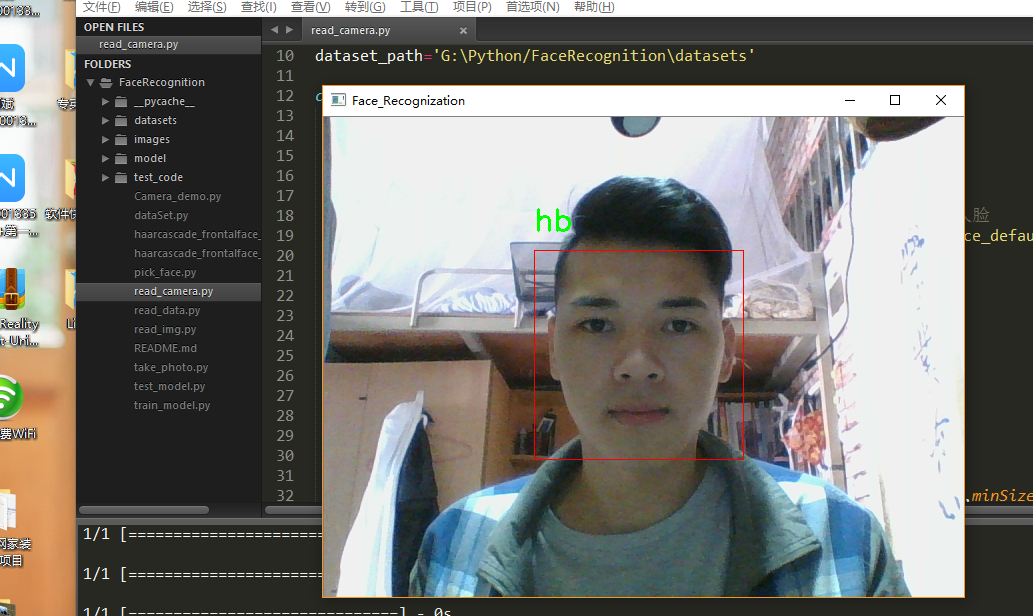
#> input picture hb.jpg, 1033 x 616 px, given in place of the camera
$ python demo2.py
#> lines starting #> are read from the running program, lines starting #| are printed output that depends on the picture; after the words box and inside, x2 and y2 are one past the last pixel; in counts of white or black regions, pixels touching at a corner belong together
import cv2
import numpy as np
cv2.namedWindow("test")#命名一个窗口
cap=cv2.VideoCapture(0)#打开1号摄像头
success, frame = cap.read()#读取一桢图像，前一个返回值是是否成功，后一个返回值是图像本身
#> frame is the input picture: shape (616, 1033, 3); mean B, G, R 116.2, 119.6, 120.2
color = (0,0,0)#设置人脸框的颜色
classfier=cv2.CascadeClassifier(r'haarcascade_frontalface_default.xml')#定义分类器
while success:
    success, frame = cap.read()
    size=frame.shape[:2]#获得当前桢彩色图像的大小
#> size = (616, 1033)
    image=np.zeros(size,dtype=np.float16)#定义一个与当前桢图像大小相同的的灰度图像矩阵
    image = cv2.cvtColor(frame, cv2.COLOR_BGR2GRAY)#将当前桢图像转换成灰度图像（这里有修改）
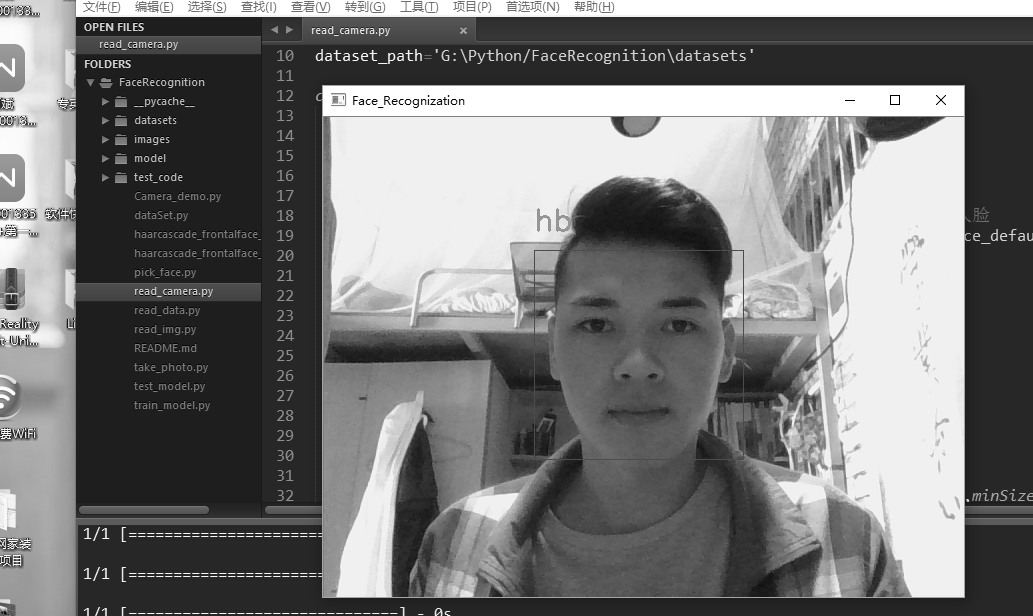
#> image: shape (616, 1033); min 0, max 255, mean 119.4
    cv2.equalizeHist(image, image)#灰度图像进行直方图等距化
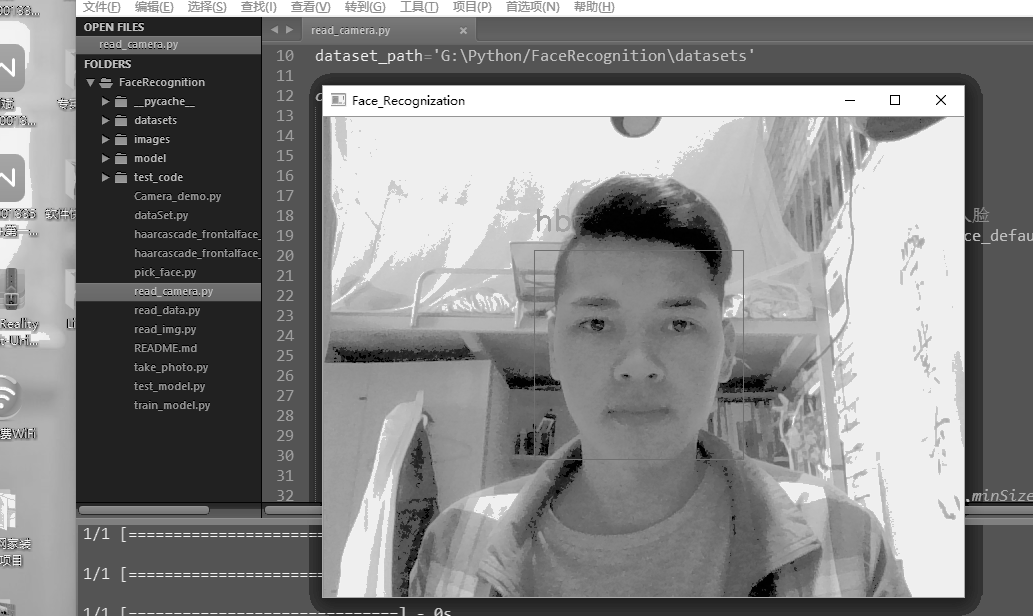
#> image: shape (616, 1033); min 0, max 255, mean 134.3
    #如下三行是设定最小图像的大小
    divisor=8
    h, w = size
#> h = 616; w = 1033
    minSize=(round(w/divisor), round(h/divisor))#这里加了一个取整函数
#> minSize = (129, 77)
    faceRects = classfier.detectMultiScale(image, 1.2, 5,minSize=(5,5))#人脸检测
#> faceRects = [[532, 245, 212, 212]]
    if len(faceRects)>0:#如果人脸数组长度大于0
        for faceRect in faceRects: #对每一个人脸画矩形框
                x, y, w, h = faceRect
                cv2.rectangle(frame, (x, y), (x+w, y+h), color)
#> this loop made 1 pass
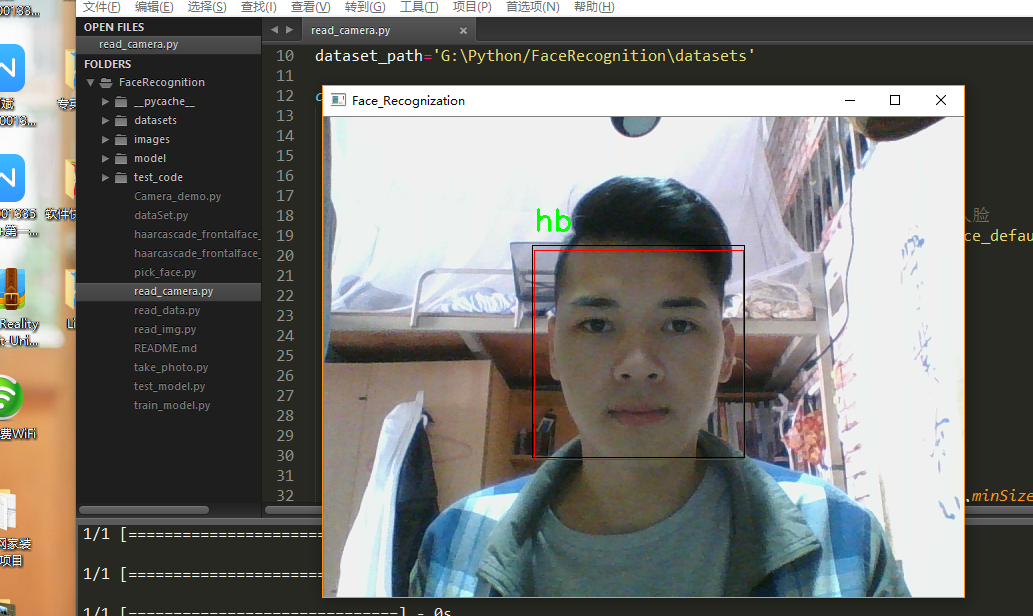
#> frame: shape (616, 1033, 3); 0.13% of pixels changed, all inside (x1, y1, x2, y2) = (532, 245, 745, 458)
    cv2.imshow("test", frame)#显示图像
    key=cv2.waitKey(10)
#> (key Esc is pressed here)
    c = chr(key & 255)
    if c in ['q', 'Q', chr(27)]:
        break
cv2.destroyWindow("test")

$ run again, on hb1.jpg
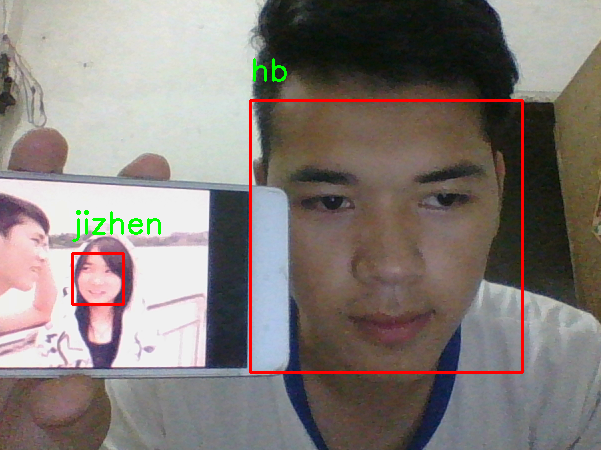
#> input picture hb1.jpg, 601 x 450 px, given in place of the camera
#> frame is the input picture: shape (450, 601, 3); mean B, G, R 119.8, 123.9, 132.2
#> `cv2.equalizeHist(image, image)#灰度图像进行直方图等距化`:
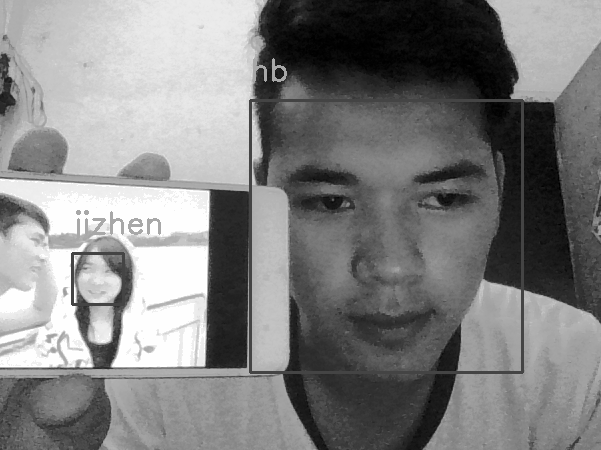
#> image: shape (450, 601); min 0, max 255, mean 128.7
#> faceRects = [[73, 253, 51, 51], [240, 92, 288, 288]]
#> the loop `for faceRect in faceRects:` made 2 passes
#> after the loop `for faceRect in faceRects:`:
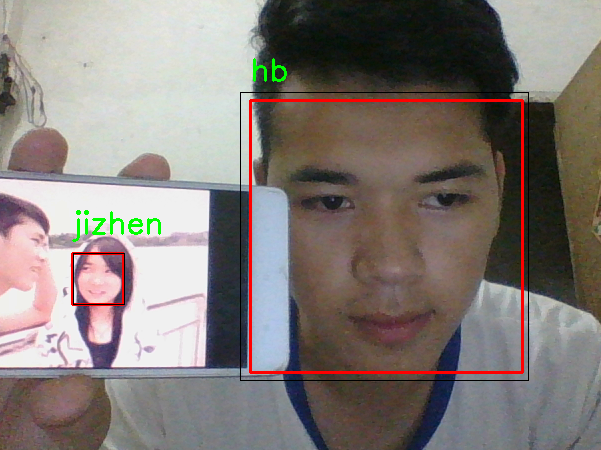
#> frame: shape (450, 601, 3); 0.5% of pixels changed, all inside (x1, y1, x2, y2) = (73, 92, 529, 381)
